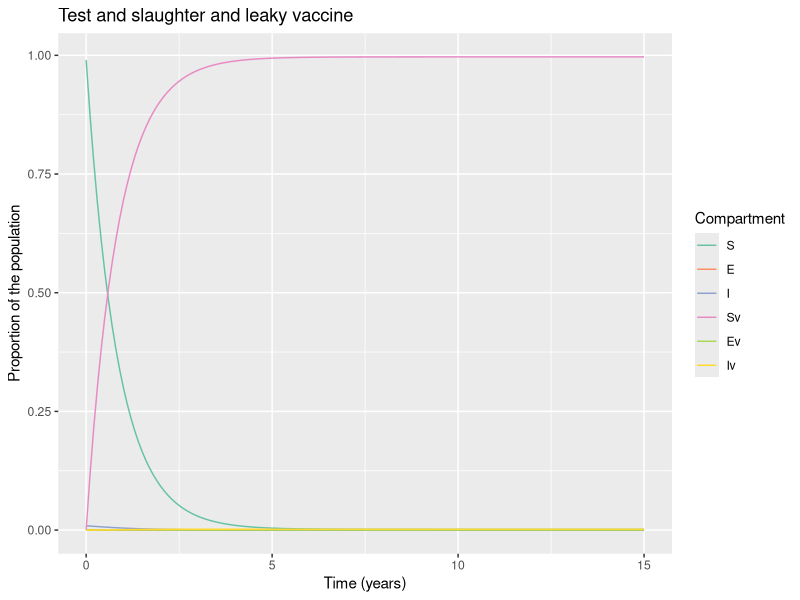

The R script that drew this image:
# LOAD THE PACKAGES:
library(deSolve)
library(reshape2)
library(ggplot2)


# MODEL INPUTS:

initial_state_values <- c(S = 1224000 - 12138,
                          E = 1000,        
                          I = 11138,        
                          Sv = 0,      
                          Ev = 0,
                          Iv = 0)      

# Parameters
#R0=0.42

parameters <- c(beta = 0.4,     # the infection rate in units of years^-1  5.2
                delta = 0.01*365,     # the latency period in units of years^-1 
                c_s = 0.39,       # the reduction in the force of infection
                # acting on those vaccinated
                c_i = 0.39,# the reduction in the infectivity of vaccinated infected bovines  
                u = 1/5,#death rate in units of years^-1 
                a = 1, #testing rate in units of years^-1
                b = 1/5, #birth rate in units of years^-1
                vc = 1,  # vaccination rate
                w = 0.002 ) #wildife infection rate 0.131
              
             

# TIMESTEPS:

# Sequence of timesteps to solve the model at
times <- seq(from = 0, to = 15, by =0.1)#from 0 to 10 years, daily intervalS
# MODEL FUNCTION: 

vaccine_model <- function(time, state, parameters) {  
  
  with(as.list(c(state, parameters)), {    
    
    # Defining lambda as a function of beta and E:
    N <- S + E + I + Sv + Ev + Iv 
    lambda <- beta * I/N + c_i * beta * Iv/N 
    # the Ev compartment gets c_i times less infected than the E compartment
    
    
    # The differential equations
    dS <- -lambda * S - u * S - S * w - vc * S + (b * N * (1-vc))+ a * I + a * Iv
    dE <- lambda * S - delta * E - u * E - vc * E 
    dI <- delta * E - a * I - u * I + S * w 
    dSv <- -c_s * lambda * Sv - u * Sv + vc * S  + b * N * vc - Sv * w            
    dEv <- c_s * lambda * Sv - delta * Ev - u * Ev + vc * E 
    dIv <- delta * Ev - a * Iv - u * Iv + Sv * w 
    
    return(list(c(dS, dE, dI, dSv, dEv, dIv))) 
  })
  
}

# MODEL OUTPUT:

# Solving the differential equations using the ode integration algorithm
output <- as.data.frame(ode(y = initial_state_values, 
                            times = times, 
                            func = vaccine_model,
                            parms = parameters))

# PLOT THE OUTPUT

# turn output dataset into long format
output_long <- melt(as.data.frame(output), id = "time")

# Adding a column for the prevalence proportion to the long-format output
output_long$prevalence <- output_long$value/sum(initial_state_values)

# Plot the number in each compartment over time
ggplot(data = output_long,                                               
       aes(x = time, y = prevalence, colour = variable, group = variable)) +  
  geom_line() +                                                          
  xlab("Time (years)")+                                                   
  ylab("Proportion of the population") +
  labs(title = paste("Test and slaughter and leaky vaccine"), 
       colour = "Compartment") +
  scale_colour_brewer(palette = "Set2")

#incidence<- diff(output_long$value[output_long$variable=="T"])
#plot(incidence)
#lambda <- 5.2/2 * (output_long$value[output_long$variable=="I"])
